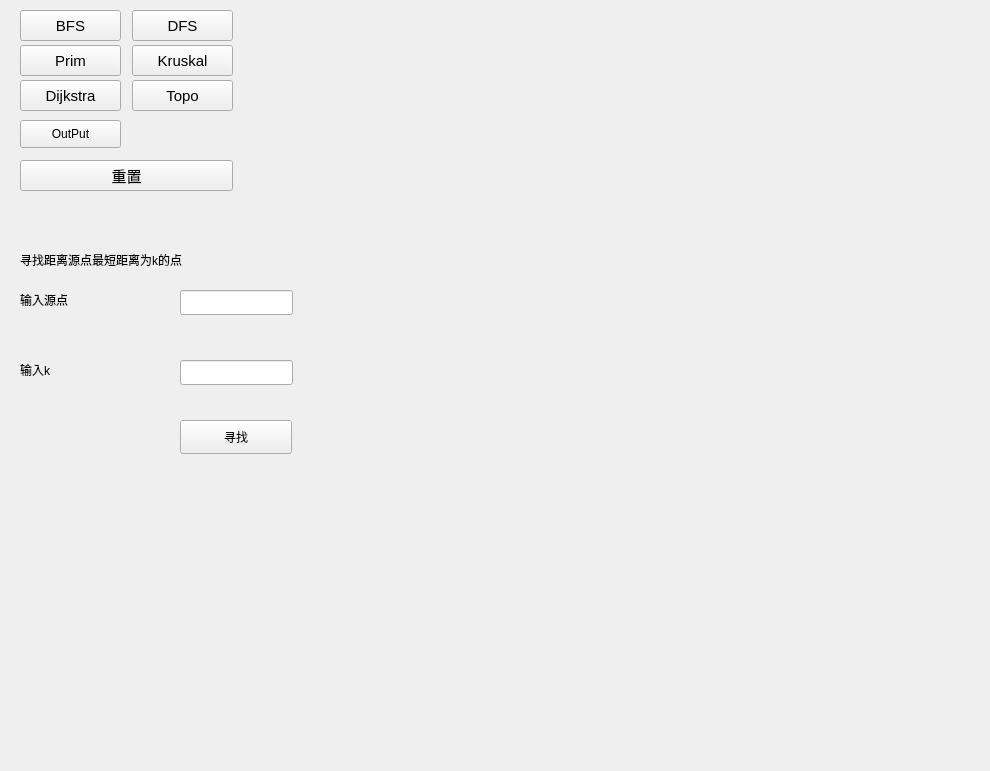
<?xml version="1.0" encoding="UTF-8"?>
<ui version="4.0">
 <class>GraphUI</class>
 <widget class="QWidget" name="GraphUI">
  <property name="geometry">
   <rect>
    <x>0</x>
    <y>0</y>
    <width>990</width>
    <height>771</height>
   </rect>
  </property>
  <property name="windowTitle">
   <string>Form</string>
  </property>
  <widget class="QPushButton" name="BFSpushButton">
   <property name="geometry">
    <rect>
     <x>20</x>
     <y>10</y>
     <width>101</width>
     <height>31</height>
    </rect>
   </property>
   <property name="font">
    <font>
     <pointsize>11</pointsize>
     <weight>50</weight>
     <bold>false</bold>
    </font>
   </property>
   <property name="text">
    <string>BFS</string>
   </property>
  </widget>
  <widget class="QPushButton" name="DFSpushButton">
   <property name="geometry">
    <rect>
     <x>132</x>
     <y>10</y>
     <width>101</width>
     <height>31</height>
    </rect>
   </property>
   <property name="font">
    <font>
     <pointsize>11</pointsize>
     <weight>50</weight>
     <bold>false</bold>
    </font>
   </property>
   <property name="text">
    <string>DFS</string>
   </property>
  </widget>
  <widget class="QPushButton" name="DjpushButton">
   <property name="geometry">
    <rect>
     <x>20</x>
     <y>80</y>
     <width>101</width>
     <height>31</height>
    </rect>
   </property>
   <property name="font">
    <font>
     <pointsize>11</pointsize>
     <weight>50</weight>
     <bold>false</bold>
    </font>
   </property>
   <property name="text">
    <string>Dijkstra</string>
   </property>
  </widget>
  <widget class="QPushButton" name="ResetpushButton">
   <property name="geometry">
    <rect>
     <x>20</x>
     <y>160</y>
     <width>213</width>
     <height>31</height>
    </rect>
   </property>
   <property name="font">
    <font>
     <pointsize>11</pointsize>
     <weight>50</weight>
     <bold>false</bold>
    </font>
   </property>
   <property name="text">
    <string>重置</string>
   </property>
  </widget>
  <widget class="QPushButton" name="PrimpushButton">
   <property name="geometry">
    <rect>
     <x>20</x>
     <y>45</y>
     <width>101</width>
     <height>31</height>
    </rect>
   </property>
   <property name="font">
    <font>
     <pointsize>11</pointsize>
     <weight>50</weight>
     <bold>false</bold>
    </font>
   </property>
   <property name="text">
    <string>Prim</string>
   </property>
  </widget>
  <widget class="QPushButton" name="pushButton">
   <property name="geometry">
    <rect>
     <x>132</x>
     <y>45</y>
     <width>101</width>
     <height>31</height>
    </rect>
   </property>
   <property name="font">
    <font>
     <pointsize>11</pointsize>
     <weight>50</weight>
     <bold>false</bold>
    </font>
   </property>
   <property name="text">
    <string>Kruskal</string>
   </property>
  </widget>
  <widget class="QPushButton" name="TopoButton">
   <property name="geometry">
    <rect>
     <x>132</x>
     <y>80</y>
     <width>101</width>
     <height>31</height>
    </rect>
   </property>
   <property name="font">
    <font>
     <pointsize>11</pointsize>
     <weight>50</weight>
     <bold>false</bold>
    </font>
   </property>
   <property name="text">
    <string>Topo</string>
   </property>
  </widget>
  <widget class="QPushButton" name="outPutButton">
   <property name="geometry">
    <rect>
     <x>20</x>
     <y>120</y>
     <width>101</width>
     <height>28</height>
    </rect>
   </property>
   <property name="text">
    <string>OutPut</string>
   </property>
  </widget>
  <widget class="QLabel" name="label">
   <property name="geometry">
    <rect>
     <x>20</x>
     <y>250</y>
     <width>251</width>
     <height>20</height>
    </rect>
   </property>
   <property name="text">
    <string>寻找距离源点最短距离为k的点</string>
   </property>
  </widget>
  <widget class="QLineEdit" name="StartPointEditer">
   <property name="geometry">
    <rect>
     <x>180</x>
     <y>290</y>
     <width>113</width>
     <height>25</height>
    </rect>
   </property>
  </widget>
  <widget class="QLineEdit" name="KEditer">
   <property name="geometry">
    <rect>
     <x>180</x>
     <y>360</y>
     <width>113</width>
     <height>25</height>
    </rect>
   </property>
  </widget>
  <widget class="QLabel" name="label_2">
   <property name="geometry">
    <rect>
     <x>20</x>
     <y>290</y>
     <width>121</width>
     <height>20</height>
    </rect>
   </property>
   <property name="text">
    <string>输入源点</string>
   </property>
  </widget>
  <widget class="QLabel" name="label_3">
   <property name="geometry">
    <rect>
     <x>20</x>
     <y>360</y>
     <width>121</width>
     <height>20</height>
    </rect>
   </property>
   <property name="text">
    <string>输入k</string>
   </property>
  </widget>
  <widget class="QPushButton" name="FindButton">
   <property name="geometry">
    <rect>
     <x>180</x>
     <y>420</y>
     <width>112</width>
     <height>34</height>
    </rect>
   </property>
   <property name="text">
    <string>寻找</string>
   </property>
  </widget>
 </widget>
 <resources/>
 <connections>
  <connection>
   <sender>DFSpushButton</sender>
   <signal>clicked()</signal>
   <receiver>GraphUI</receiver>
   <slot>on_dfs_btn_clicked()</slot>
   <hints>
    <hint type="sourcelabel">
     <x>70</x>
     <y>17</y>
    </hint>
    <hint type="destinationlabel">
     <x>140</x>
     <y>11</y>
    </hint>
   </hints>
  </connection>
  <connection>
   <sender>BFSpushButton</sender>
   <signal>clicked()</signal>
   <receiver>GraphUI</receiver>
   <slot>on_bfs_btn_clicked()</slot>
   <hints>
    <hint type="sourcelabel">
     <x>76</x>
     <y>57</y>
    </hint>
    <hint type="destinationlabel">
     <x>139</x>
     <y>50</y>
    </hint>
   </hints>
  </connection>
  <connection>
   <sender>PrimpushButton</sender>
   <signal>clicked()</signal>
   <receiver>GraphUI</receiver>
   <slot>on_prim_btn_clicked()</slot>
   <hints>
    <hint type="sourcelabel">
     <x>84</x>
     <y>95</y>
    </hint>
    <hint type="destinationlabel">
     <x>138</x>
     <y>90</y>
    </hint>
   </hints>
  </connection>
  <connection>
   <sender>pushButton</sender>
   <signal>clicked()</signal>
   <receiver>GraphUI</receiver>
   <slot>on_kruskal_btn_clicked()</slot>
   <hints>
    <hint type="sourcelabel">
     <x>63</x>
     <y>140</y>
    </hint>
    <hint type="destinationlabel">
     <x>135</x>
     <y>132</y>
    </hint>
   </hints>
  </connection>
  <connection>
   <sender>DjpushButton</sender>
   <signal>clicked()</signal>
   <receiver>GraphUI</receiver>
   <slot>on_dijkstra_btn_clicked()</slot>
   <hints>
    <hint type="sourcelabel">
     <x>95</x>
     <y>182</y>
    </hint>
    <hint type="destinationlabel">
     <x>135</x>
     <y>170</y>
    </hint>
   </hints>
  </connection>
  <connection>
   <sender>TopoButton</sender>
   <signal>clicked()</signal>
   <receiver>GraphUI</receiver>
   <slot>on_topologicalSorting_btn_clicked()</slot>
   <hints>
    <hint type="sourcelabel">
     <x>93</x>
     <y>219</y>
    </hint>
    <hint type="destinationlabel">
     <x>134</x>
     <y>210</y>
    </hint>
   </hints>
  </connection>
  <connection>
   <sender>ResetpushButton</sender>
   <signal>clicked()</signal>
   <receiver>GraphUI</receiver>
   <slot>on_reset_btn_clicked()</slot>
   <hints>
    <hint type="sourcelabel">
     <x>85</x>
     <y>190</y>
    </hint>
    <hint type="destinationlabel">
     <x>132</x>
     <y>251</y>
    </hint>
   </hints>
  </connection>
  <connection>
   <sender>outPutButton</sender>
   <signal>clicked()</signal>
   <receiver>GraphUI</receiver>
   <slot>on_outPut_btn_clicked()</slot>
   <hints>
    <hint type="sourcelabel">
     <x>113</x>
     <y>126</y>
    </hint>
    <hint type="destinationlabel">
     <x>363</x>
     <y>131</y>
    </hint>
   </hints>
  </connection>
  <connection>
   <sender>FindButton</sender>
   <signal>clicked()</signal>
   <receiver>GraphUI</receiver>
   <slot>on_FindK_btn_clicked()</slot>
   <hints>
    <hint type="sourcelabel">
     <x>230</x>
     <y>436</y>
    </hint>
    <hint type="destinationlabel">
     <x>956</x>
     <y>599</y>
    </hint>
   </hints>
  </connection>
 </connections>
 <slots>
  <slot>on_bfs_btn_clicked()</slot>
  <slot>on_dfs_btn_clicked()</slot>
  <slot>on_dijkstra_btn_clicked()</slot>
  <slot>on_reset_btn_clicked()</slot>
  <slot>on_prim_btn_clicked()</slot>
  <slot>on_kruskal_btn_clicked()</slot>
  <slot>on_topologicalSorting_btn_clicked()</slot>
  <slot>on_outPut_btn_clicked()</slot>
  <slot>on_FindK_btn_clicked()</slot>
 </slots>
</ui>
